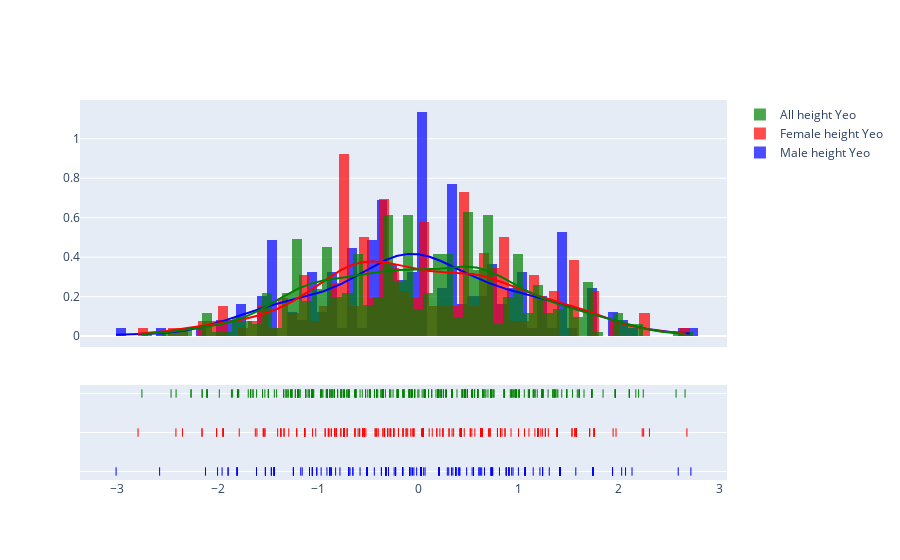

The notebook cell this image was saved under:
### Code cell
# Power Transformation
# Box-Cox - only positive values
# Yeo-Johnson - positibe + negative values
yeo_hgt = power_transform(np.array(df.hgt).reshape(-1, 1), method='yeo-johnson')
yeo_male_hgt = power_transform(np.array(df[df.sex == 1].hgt).reshape(-1, 1), method='yeo-johnson')
yeo_female_hgt = power_transform(np.array(df[df.sex == 0].hgt).reshape(-1, 1), method='yeo-johnson')

fig = ff.create_distplot(hist_data=[yeo_male_hgt.flatten(),
                                    yeo_female_hgt.flatten(),
                                    yeo_hgt.flatten()],
                         group_labels=['Male height Yeo', 'Female height Yeo', 'All height Yeo'],
                         colors=['blue', 'red', 'green'],
                         bin_size=0.1, show_rug=True)
fig.show()

### Figure 1 — Plotly figure (JSON) as saved in the notebook; plotly's stock layout.template omitted (floating-point values rounded to 4 significant figures; data arrays with more than 128 entries replaced by an {"elided": "..."} marker saying what was removed)
{"data": [{"autobinx": false, "histnorm": "probability density", "legendgroup": "Male height Yeo", "marker": {"color": "blue"}, "name": "Male height Yeo", "opacity": 0.7, "type": "histogram", "x": {"elided": "247 float values"}, "xaxis": "x", "xbins": {"end": 2.719, "size": 0.1, "start": -3.013}, "yaxis": "y"}, {"autobinx": false, "histnorm": "probability density", "legendgroup": "Female height Yeo", "marker": {"color": "red"}, "name": "Female height Yeo", "opacity": 0.7, "type": "histogram", "x": {"elided": "260 float values"}, "xaxis": "x", "xbins": {"end": 2.679, "size": 0.1, "start": -2.794}, "yaxis": "y"}, {"autobinx": false, "histnorm": "probability density", "legendgroup": "All height Yeo", "marker": {"color": "green"}, "name": "All height Yeo", "opacity": 0.7, "type": "histogram", "x": {"elided": "507 float values"}, "xaxis": "x", "xbins": {"end": 2.66, "size": 0.1, "start": -2.755}, "yaxis": "y"}, {"legendgroup": "Male height Yeo", "marker": {"color": "blue"}, "mode": "lines", "name": "Male height Yeo", "showlegend": false, "type": "scatter", "x": {"elided": "500 float values"}, "xaxis": "x", "y": {"elided": "500 float values"}, "yaxis": "y"}, {"legendgroup": "Female height Yeo", "marker": {"color": "red"}, "mode": "lines", "name": "Female height Yeo", "showlegend": false, "type": "scatter", "x": {"elided": "500 float values"}, "xaxis": "x", "y": {"elided": "500 float values"}, "yaxis": "y"}, {"legendgroup": "All height Yeo", "marker": {"color": "green"}, "mode": "lines", "name": "All height Yeo", "showlegend": false, "type": "scatter", "x": {"elided": "500 float values"}, "xaxis": "x", "y": {"elided": "500 float values"}, "yaxis": "y"}, {"legendgroup": "Male height Yeo", "marker": {"color": "blue", "symbol": "line-ns-open"}, "mode": "markers", "name": "Male height Yeo", "showlegend": false, "type": "scatter", "x": {"elided": "247 float values"}, "xaxis": "x", "y": {"elided": "247 str values"}, "yaxis": "y2"}, {"legendgroup": "Female height Yeo", "marker": {"color": "red", "symbol": "line-ns-open"}, "mode": "markers", "name": "Female height Yeo", "showlegend": false, "type": "scatter", "x": {"elided": "260 float values"}, "xaxis": "x", "y": {"elided": "260 str values"}, "yaxis": "y2"}, {"legendgroup": "All height Yeo", "marker": {"color": "green", "symbol": "line-ns-open"}, "mode": "markers", "name": "All height Yeo", "showlegend": false, "type": "scatter", "x": {"elided": "507 float values"}, "xaxis": "x", "y": {"elided": "507 str values"}, "yaxis": "y2"}], "layout": {"barmode": "overlay", "hovermode": "closest", "legend": {"traceorder": "reversed"}, "xaxis": {"anchor": "y2", "domain": [0, 1], "zeroline": false}, "yaxis": {"anchor": "free", "domain": [0.35, 1], "position": 0}, "yaxis2": {"anchor": "x", "domain": [0, 0.25], "dtick": 1, "showticklabels": false}}}
